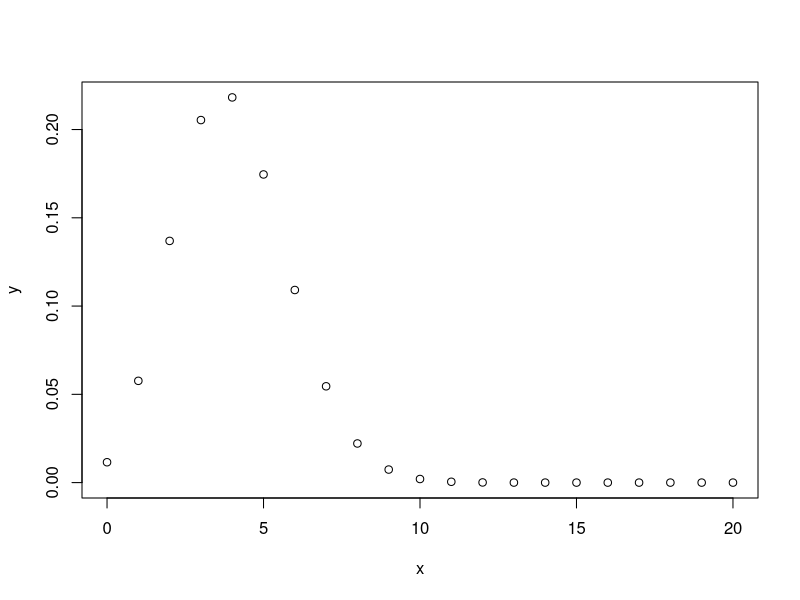

This chart was generated by the following R code:
# binom distribution
# create a sequenz from 0 to 20, we need that as parameter k for binomial funktion
x <- seq(0,20,1);

# dbinom(x, 20, 0.2) means we calc the probablity of x successe in a sample of size
# 20 where the succes has a chance of 20%
y <- dbinom(x,20,0.2);
plot(x,y);
savePlot(filename='binom.jpg',type='jpeg');
